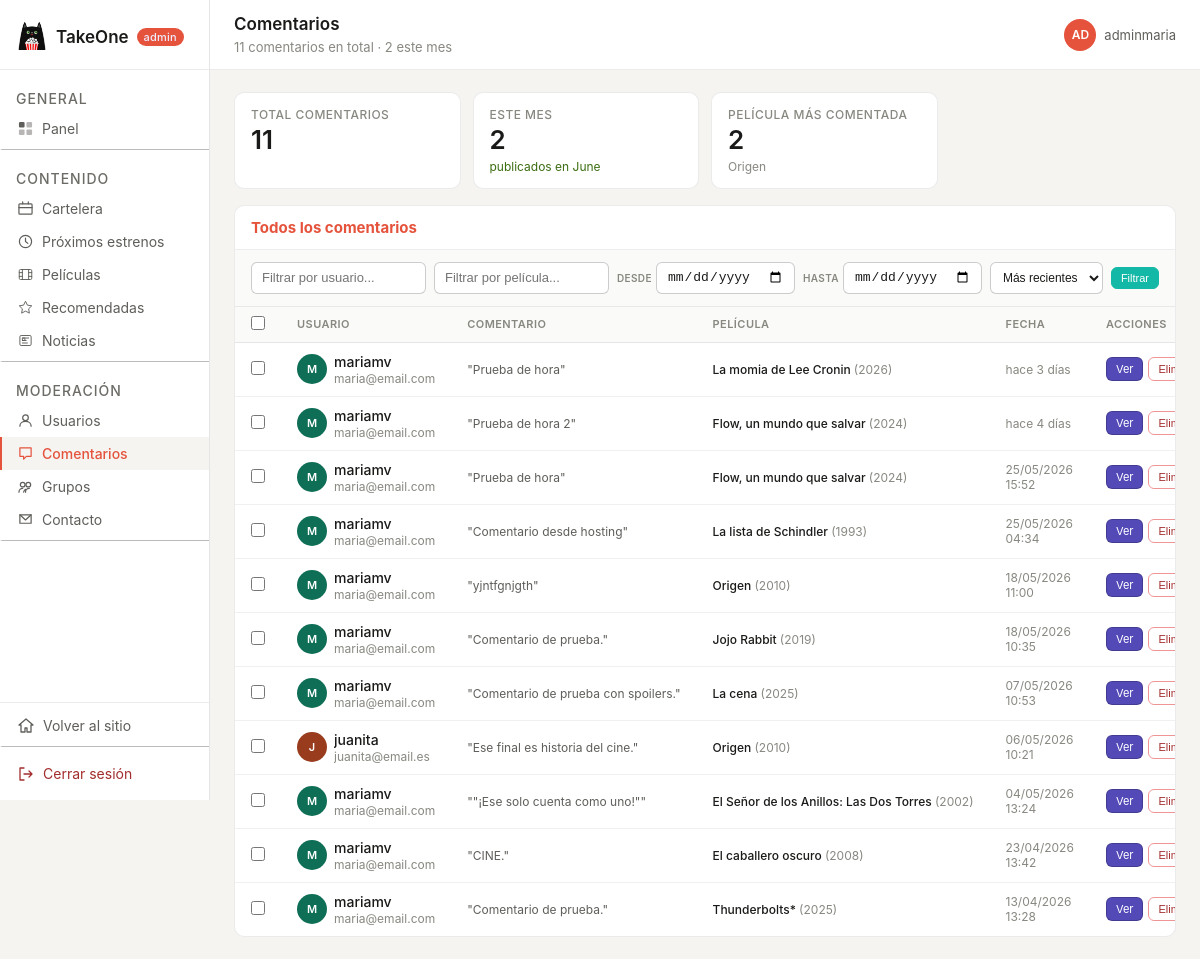
Page /TakeOne/admin/comentarios.php (signed in) on the committed database.
### tables this page shows
CREATE TABLE `comentarios_peliculas` (
  `id_comentario` int(11) NOT NULL,
  `id_usuario` int(11) DEFAULT NULL,
  `id_pelicula` int(11) DEFAULT NULL,
  `comentario` text NOT NULL,
  `fecha` datetime DEFAULT current_timestamp(),
  `es_spoiler` tinyint(1) NOT NULL DEFAULT 0
);

CREATE TABLE `usuarios` (
  `id_usuario` int(11) NOT NULL,
  `rol` enum('admin','usuario') NOT NULL DEFAULT 'usuario',
  `activo` tinyint(1) NOT NULL DEFAULT 1,
  `username` varchar(50) NOT NULL,
  `email` varchar(100) NOT NULL,
  `password` varchar(255) NOT NULL,
  `avatar` varchar(255) DEFAULT NULL,
  `biografia` text DEFAULT NULL,
  `localidad` varchar(100) DEFAULT NULL,
  `fecha_registro` datetime DEFAULT current_timestamp()
);

CREATE TABLE `peliculas` (
  `id_pelicula` int(11) NOT NULL,
  `titulo` varchar(150) NOT NULL,
  `titulo_original` varchar(150) DEFAULT NULL,
  `anio` int(11) DEFAULT NULL,
  `duracion` int(11) DEFAULT NULL,
  `pais` varchar(100) DEFAULT NULL,
  `sinopsis` text DEFAULT NULL,
  `imdb` float DEFAULT NULL,
  `poster` varchar(255) DEFAULT NULL,
  `backdrop` varchar(255) DEFAULT NULL,
  `trailer_url` varchar(255) DEFAULT NULL,
  `director` varchar(150) DEFAULT NULL,
  `guionistas` varchar(255) DEFAULT NULL,
  `productora` varchar(400) DEFAULT NULL
);

### TakeOne/admin/comentarios.php (the view, shortened to what the rows shown need)
<?php
require_once '../includes/conexion.php';
$comentario_detalle = null;
$orden           = $_GET['orden'] ?? 'recientes';
$where  = ['1=1'];
$params = [];
$order_sql = match ($orden) {
    'antiguos' => 'cp.fecha ASC',
    'pelicula' => 'p.titulo ASC',
    'usuario'  => 'u.username ASC',
    default    => 'cp.fecha DESC',
};
$stmt = $pdo->prepare("
    SELECT cp.id_comentario, cp.comentario, cp.fecha,
           u.id_usuario, u.username, u.email, u.avatar,
           p.id_pelicula, p.titulo AS titulo_pelicula, p.poster, p.anio
    FROM comentarios_peliculas cp
    LEFT JOIN usuarios u ON cp.id_usuario = u.id_usuario
    LEFT JOIN peliculas p ON cp.id_pelicula = p.id_pelicula
    WHERE " . implode(' AND ', $where) . "
    ORDER BY $order_sql
");
$stmt->execute($params);
$comentarios = $stmt->fetchAll(PDO::FETCH_ASSOC);
function tiempo_c($fecha)
{
    $diff = time() - strtotime($fecha);
    if ($diff < 604800) return 'hace ' . floor($diff / 86400) . ' días';
    return date('d/m/Y H:i', strtotime($fecha));
}
$colores = ['#534AB7', '#0F6E56', '#993C1D', '#993556', '#185FA5', '#854F0B'];
function color_c($id)
{
    global $colores;
    return $colores[($id ?? 0) % count($colores)];
}
function iniciales_c($n)
{
    $p = explode(' ', trim($n ?? '?'));
    $i = strtoupper(substr($p[0], 0, 1));
    return $i;
}
?>
<!DOCTYPE html>
<html lang="es">
<head>
    <link rel="stylesheet" href="../css/admin.css">
</head>
<body class="admin-layout">
    <div class="admin-main">
        <?php
        include '_topbar.php';
        ?>
        <div class="admin-content">
            <?php if ($comentario_detalle): ?>
                <!-- ══════════════════════════════════════════════════════
             VISTA DETALLE
        ══════════════════════════════════════════════════════ -->
                <div class="detalle-wrap">
                    <div style="display:flex;flex-direction:column;gap:16px;">
                        <div class="admin-panel">
                            <div class="admin-panel__header">
                                <h2 class="admin-panel__title">Comentario</h2>
                                <span style="font-size:11px;color:#888780;">#<?= $comentario_detalle['id_comentario'] ?></span>
                            </div>
                            <div class="comentario-box">
                                <blockquote class="comentario-texto">
                                    <?= htmlspecialchars($comentario_detalle['comentario']) ?>
                                </blockquote>
                                <p class="comentario-fecha">
                                    Publicado el <?= date('d/m/Y', strtotime($comentario_detalle['fecha'])) ?>
                                    a las <?= date('H:i', strtotime($comentario_detalle['fecha'])) ?>
                                </p>
                                <div style="margin-top:14px;">
                                    <button type="button" class="admin-btn-xs admin-btn-xs--danger"
                                        onclick="abrirModalEliminar(<?= $comentario_detalle['id_comentario'] ?>)">
                                        Moderar y eliminar comentario
                                    </button>
                                </div>
                            </div>
                        </div>
                        <div class="admin-panel">
                            <div class="admin-panel__header">
                                <h2 class="admin-panel__title">Película</h2>
                            </div>
                            <div class="detalle-pelicula">
                                <?php if ($comentario_detalle['poster']): ?>
                                    <img src="<?= htmlspecialchars($comentario_detalle['poster']) ?>"
                                        class="detalle-poster"
                                        onerror="this.style.background='#f1efe8';this.src=''" alt="">
                                <?php else: ?>
                                    <div class="detalle-poster"></div>
                                <?php endif; ?>
                                <div>
                                    <p class="admin-row__name"><?= htmlspecialchars($comentario_detalle['titulo_pelicula'] ?? 'Película eliminada') ?></p>
                                    <?php if ($comentario_detalle['anio']): ?>
                                        <p class="admin-row__sub"><?= $comentario_detalle['anio'] ?></p>
                                    <?php endif; ?>
                                    <?php if ($comentario_detalle['id_pelicula']): ?>
                                        <a href="peliculas.php?editar=<?= $comentario_detalle['id_pelicula'] ?>"
                                            class="admin-btn-xs admin-btn-xs-editar" style="margin-top:8px;display:inline-flex;">
                                            Ver en catálogo
                                        </a>
                                    <?php endif; ?>
                                </div>
                            </div>
                        </div>
                    </div>
                    <div style="display:flex;flex-direction:column;gap:16px;">
                        <div class="admin-panel">
                            <div class="admin-panel__header">
                                <h2 class="admin-panel__title">Usuario</h2>
                            </div>
                            <?php if ($comentario_detalle['id_usuario']): ?>
                                <div class="detalle-usuario">
                                    <div class="admin-row__avatar" style="width:40px;height:40px;font-size:14px;
                             background:<?= color_c($comentario_detalle['id_usuario']) ?>">
                                        <?= iniciales_c($comentario_detalle['username']) ?>
                                    </div>
                                    <div>
                                        <p class="admin-row__name"><?= htmlspecialchars($comentario_detalle['username']) ?></p>
                                        <p class="admin-row__sub"><?= htmlspecialchars($comentario_detalle['email']) ?></p>
                                    </div>
                                    <a href="usuarios.php" class="admin-btn-xs admin-btn-xs-editar" style="margin-left:auto;">
                                        Ver usuario
                                    </a>
                                </div>
                            <?php else: ?>
                                <p style="padding:14px 16px;font-size:13px;color:#888780;">
                                    Comentario anónimo (usuario eliminado o no registrado)
                                </p>
                            <?php endif; ?>
                        </div>
                        <?php if ($comentario_detalle['id_usuario']): ?>
                            <div class="admin-panel">
                                <div class="admin-panel__header">
                                    <h2 class="admin-panel__title">Otros comentarios de este usuario</h2>
                                    <span style="font-size:12px;color:#888780;"><?= count($otros_comentarios) ?></span>
                                </div>
                                <?php if (empty($otros_comentarios)): ?>
                                    <p class="admin-empty">No tiene más comentarios.</p>
                                <?php else: ?>
                                    <?php foreach ($otros_comentarios as $oc): ?>
                                        <div class="historial-item">
                                            <p class="historial-texto">"<?= htmlspecialchars(mb_substr($oc['comentario'], 0, 80)) ?><?= mb_strlen($oc['comentario']) > 80 ? '…' : '' ?>"</p>
                                            <p class="historial-meta">
                                                <?= htmlspecialchars($oc['titulo_pelicula'] ?? 'Película eliminada') ?>
                                                · <?= tiempo_c($oc['fecha']) ?>
                                                · <a href="comentarios.php?ver=<?= $oc['id_comentario'] ?>"
                                                    style="color:#534AB7;font-size:11px;">Ver</a>
                                            </p>
                                        </div>
                                    <?php endforeach; ?>
                                <?php endif; ?>
                            </div>
                        <?php endif; ?>
                    </div>
                </div>
            <?php else: ?>
                <div class="admin-panel">
                    <div class="admin-panel__header">
                        <h2 class="admin-panel__title">Todos los comentarios</h2>
                    </div>
                    <form method="POST" id="formLote">
                        <?php if (empty($comentarios)): ?>
                            <p class="admin-empty">No se encontraron comentarios con esos filtros.</p>
                        <?php else: ?>
                            <div class="admin-table-wrap">
                                <table class="admin-table">
                                    <thead>
                                        <tr>
                                            <th class="check-col">
                                                <input type="checkbox" id="checkTodos" onchange="toggleTodos(this)">
                                            </th>
                                            <th>Usuario</th>
                                            <th>Comentario</th>
                                            <th>Película</th>
                                            <th>Fecha</th>
                                            <th>Acciones</th>
                                        </tr>
                                    </thead>
                                    <tbody>
                                        <?php foreach ($comentarios as $c): ?>
                                            <tr>
                                                <td class="check-col">
                                                    <input type="checkbox" name="ids[]"
                                                        value="<?= $c['id_comentario'] ?>"
                                                        class="check-item" onchange="actualizarLote()">
                                                </td>
                                                <td>
                                                    <div style="display:flex;align-items:center;gap:7px;">
                                                        <div class="admin-row__avatar"
                                                            style="background:<?= color_c($c['id_usuario'] ?? 0) ?>">
                                                            <?= iniciales_c($c['username'] ?? 'Anónimo') ?>
                                                        </div>
                                                        <div>
                                                            <p class="admin-row__name">
                                                                <?= htmlspecialchars($c['username'] ?? 'Anónimo') ?>
                                                            </p>
                                                            <?php if ($c['email']): ?>
                                                                <p class="admin-row__sub"><?= htmlspecialchars($c['email']) ?></p>
                                                            <?php endif; ?>
                                                        </div>
                                                    </div>
                                                </td>
                                                <td>
                                                    <p class="comentario-preview">
                                                        "<?= htmlspecialchars($c['comentario']) ?>"
                                                    </p>
                                                </td>
                                                <td>
                                                    <div style="display:flex;align-items:center;gap:7px;">
                                                        <p class="admin-row__name" style="font-size:12px;">
                                                            <?= htmlspecialchars($c['titulo_pelicula'] ?? '—') ?>
                                                            <?php if ($c['anio']): ?>
                                                                <span style="font-weight:400;color:#888780;">(<?= $c['anio'] ?>)</span>
                                                            <?php endif; ?>
                                                        </p>
                                                    </div>
                                                </td>
                                                <td class="admin-table__muted"><?= tiempo_c($c['fecha']) ?></td>
                                                <td>
                                                    <div class="admin-row__actions">
                                                        <a href="comentarios.php?ver=<?= $c['id_comentario'] ?>"
                                                            class="admin-btn-xs admin-btn-xs-editar">Ver</a>
                                                        <button type="button" class="admin-btn-xs admin-btn-xs--danger"
                                                            onclick="eliminarUno(<?= $c['id_comentario'] ?>)">
                                                            Eliminar
                                                        </button>
                                                    </div>
                                                </td>
                                            </tr>
                                        <?php endforeach; ?>
                                    </tbody>
                                </table>
                            </div>
                        <?php endif; ?>
                    </form>
                </div>
            <?php endif; ?>
        </div>
    </div>
</body>
</html>

### rows in the picture
comentarios_peliculas: id_usuario.username "M", id_usuario.username "mariamv", id_usuario.email "maria@email.com", comentario "Prueba de hora", id_pelicula.titulo "La momia de Lee Cronin", id_pelicula.anio "2026", fecha "hace 3 días"
comentarios_peliculas: id_usuario.username "M", id_usuario.username "mariamv", id_usuario.email "maria@email.com", comentario "Prueba de hora 2", id_pelicula.titulo "Flow, un mundo que salvar", id_pelicula.anio "2024", fecha "hace 4 días"
comentarios_peliculas: id_usuario.username "M", id_usuario.username "mariamv", id_usuario.email "maria@email.com", comentario "Prueba de hora", id_pelicula.titulo "Flow, un mundo que salvar", id_pelicula.anio "2024", fecha "25/05/2026 15:52"
comentarios_peliculas: id_usuario.username "M", id_usuario.username "mariamv", id_usuario.email "maria@email.com", comentario "Comentario desde hosting", id_pelicula.titulo "La lista de Schindler", id_pelicula.anio "1993", fecha "25/05/2026 04:34"
comentarios_peliculas: id_usuario.username "M", id_usuario.username "mariamv", id_usuario.email "maria@email.com", comentario "yjntfgnjgth", id_pelicula.titulo "Origen", id_pelicula.anio "2010", fecha "18/05/2026 11:00"
comentarios_peliculas: id_usuario.username "M", id_usuario.username "mariamv", id_usuario.email "maria@email.com", comentario "Comentario de prueba.", id_pelicula.titulo "Jojo Rabbit", id_pelicula.anio "2019", fecha "18/05/2026 10:35"
comentarios_peliculas: id_usuario.username "M", id_usuario.username "mariamv", id_usuario.email "maria@email.com", comentario "Comentario de prueba con spoilers.", id_pelicula.titulo "La cena", id_pelicula.anio "2025", fecha "07/05/2026 10:53"
comentarios_peliculas: id_usuario.username "J", id_usuario.username "juanita", id_usuario.email "juanita@email.es", comentario "Ese final es historia del cine.", id_pelicula.titulo "Origen", id_pelicula.anio "2010", fecha "06/05/2026 10:21"
comentarios_peliculas: id_usuario.username "M", id_usuario.username "mariamv", id_usuario.email "maria@email.com", comentario "\"¡Ese solo cuenta como uno!\"", id_pelicula.titulo "El Señor de los Anillos: Las Dos Torres", id_pelicula.anio "2002", fecha "04/05/2026 13:24"
comentarios_peliculas: id_usuario.username "M", id_usuario.username "mariamv", id_usuario.email "maria@email.com", comentario "CINE.", id_pelicula.titulo "El caballero oscuro", id_pelicula.anio "2008", fecha "23/04/2026 13:42"
comentarios_peliculas: id_usuario.username "M", id_usuario.username "mariamv", id_usuario.email "maria@email.com", comentario "Comentario de prueba.", id_pelicula.titulo "Thunderbolts*", id_pelicula.anio "2025", fecha "13/04/2026 13:28"

### other values in the picture
$topbar_title "Comentarios"
$topbar_sub "11 comentarios en total · 2 este mes"
$iniciales "AD"
$uname "adminmaria"
$total_global "11"
$este_mes "2"
$top_pelicula['total'] "2"
mb_strimwidth($top_pelicula['titulo'], 0, 28, '…') "Origen"
